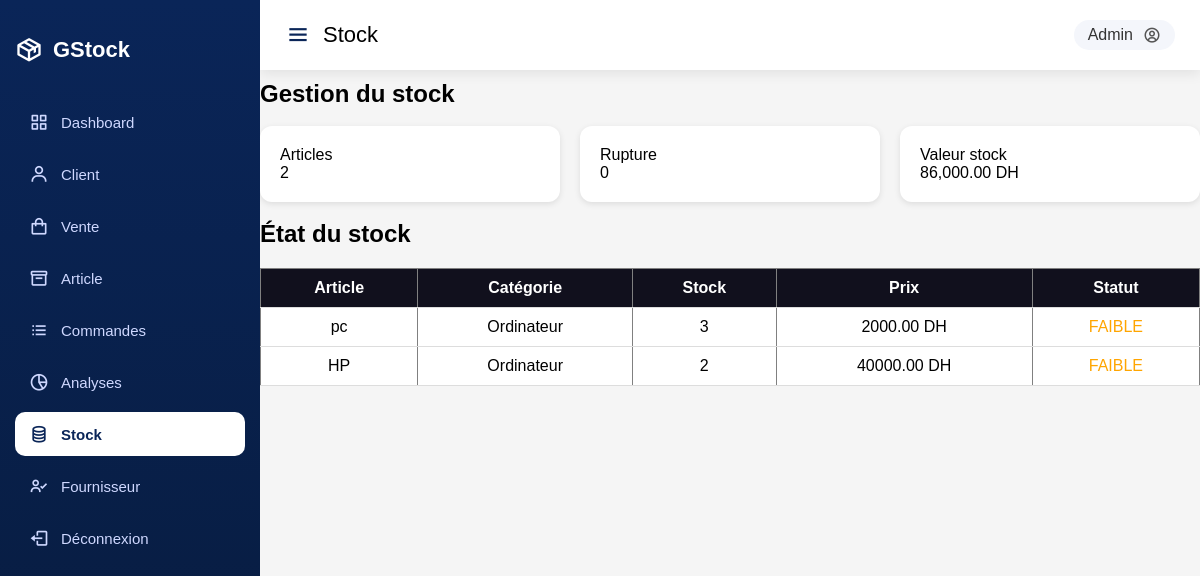
/vue/stock.php, run on the app's committed database.
### tables this page shows
CREATE TABLE `article` (
  `id` int(11) NOT NULL,
  `nom_article` varchar(50) NOT NULL,
  `categorie` varchar(50) NOT NULL,
  `quantite` int(11) NOT NULL,
  `prix_unitaire` decimal(10,2) NOT NULL,
  `date_fabrication` datetime NOT NULL,
  `date_expiration` datetime NOT NULL,
  `stock` int(11) NOT NULL DEFAULT 0
);

### models/Article.php (called while the page is built, shortened)
<?php
require_once __DIR__ . '/../config/database.php';
class Article {
    public static function getAll() {
        global $pdo;
        return $pdo->query("SELECT * FROM article ORDER BY id DESC")->fetchAll();
    }
}
?>

### vue/stock.php (the view, shortened to what this page needs)
<?php
include 'entete.php';
require_once __DIR__ . '/../models/Article.php';
$articles = Article::getAll();
$total = count($articles);
$rupture = $faible = 0;
$valeur = 0;
foreach($articles as $a){
    $valeur += $a['quantite'] * $a['prix_unitaire'];
}
?>
<div class="home-content">
<h2>Gestion du stock</h2><br/>
<div class="overview-boxes">
    <div class="box">
        <div class="right-side">
            <div class="box-topic">Articles</div>
            <div class="number"><?= $total ?></div>
        </div>
    </div>
    <div class="box">
        <div class="right-side">
            <div class="box-topic">Rupture</div>
            <div class="number"><?= $rupture ?></div>
        </div>
    </div>
    <div class="box">
        <div class="right-side">
            <div class="box-topic">Valeur stock</div>
            <div class="number"><?= number_format($valeur,2) ?> DH</div>
        </div>
    </div>
</div><br/>
<h2>État du stock</h2>
<table border="1" cellpadding="10" cellspacing="0">
<tr>
    <th>Article</th>
    <th>Catégorie</th>
    <th>Stock</th>
    <th>Prix</th>
    <th>Statut</th>
</tr>
<?php foreach($articles as $a): ?>
<tr>
    <td><?= $a['nom_article'] ?></td>
    <td><?= $a['categorie'] ?></td>
    <td><?= $a['quantite'] ?></td>
    <td><?= $a['prix_unitaire'] ?> DH</td>
    <td>
        <?php
        if($a['quantite']<=0) echo "<span style='color:red'>RUPTURE</span>";
        elseif($a['quantite']<=5) echo "<span style='color:orange'>FAIBLE</span>";
        else echo "<span style='color:green'>OK</span>";
        ?>
    </td>
</tr>
<?php endforeach; ?>
</table>
</div>
<?php include 'pied.php'; ?>

### public/css/style.css (style rules this page uses)
* { margin: 0; padding: 0; box-sizing: border-box; font-family: "Poppins", sans-serif; }
body { background: #f5f5f5; }
.home-content { margin-top: 80px; }
.overview-boxes { display: grid; grid-template-columns: repeat(auto-fit, minmax(300px, 1fr)); gap: 20px; }
.overview-boxes .box { background: #fff; padding: 20px; border-radius: 12px; box-shadow: 0 2px 6px rgba(0, 0, 0, 0.1); }
table { width: 100%; margin-top: 20px; background: #fff; border-collapse: collapse; }
table th, table td { padding: 10px; text-align: center; border-bottom: 1px solid #ddd; }
table th { background: #11101d; color: #fff; }

### data on the page
article: nom_article "pc", categorie "Ordinateur", quantite "3", prix_unitaire "2000.00", shows "FAIBLE"
article: nom_article "HP", categorie "Ordinateur", quantite "2", prix_unitaire "40000.00", shows "FAIBLE"

### other printed values
$_SESSION['user']['username'] "Admin"
$total "2"
$rupture "0"
$valeur "86,000.00"
